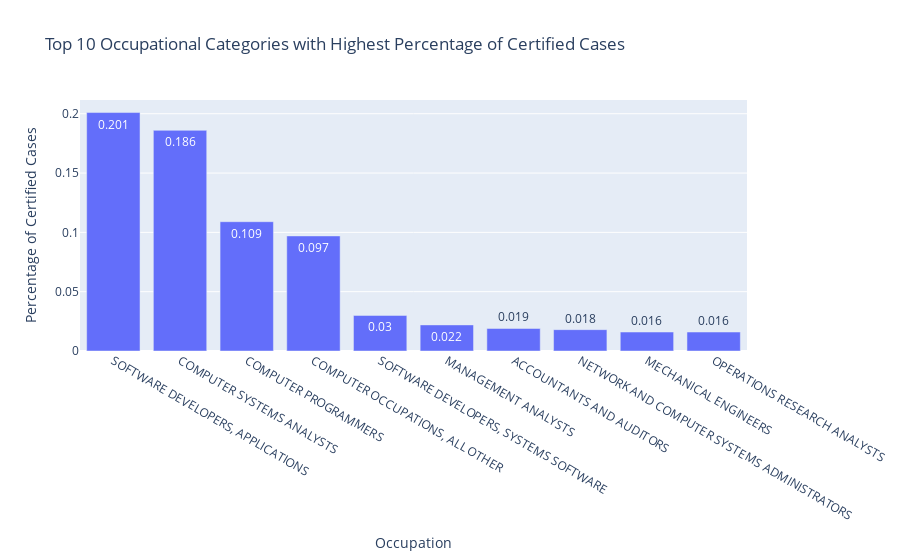

The code cell stored with this chart in its notebook:
### Markdown cell above
Visualization

### Code cell
x = df_soc['SOC_NAME']
y = df_soc['PERCENT']

# Use textposition='auto' for direct text
fig = go.Figure(data=[go.Bar(
            x=x, y=y,
            text=y,
            textposition='auto',
        )])

fig.layout.update(
    title="Top 10 Occupational Categories with Highest Percentage of Certified Cases",
    xaxis_title="Occupation",
    yaxis_title="Percentage of Certified Cases"
)

fig.show()

### Figure 1 — Plotly figure (JSON) as saved in the notebook; plotly's stock layout.template omitted (floating-point values rounded to 4 significant figures)
{"data": [{"text": [0.201, 0.186, 0.109, 0.097, 0.03, 0.022, 0.019, 0.018, 0.016, 0.016], "textposition": "auto", "type": "bar", "x": ["SOFTWARE DEVELOPERS, APPLICATIONS", "COMPUTER SYSTEMS ANALYSTS", "COMPUTER PROGRAMMERS", "COMPUTER OCCUPATIONS, ALL OTHER", "SOFTWARE DEVELOPERS, SYSTEMS SOFTWARE", "MANAGEMENT ANALYSTS", "ACCOUNTANTS AND AUDITORS", "NETWORK AND COMPUTER SYSTEMS ADMINISTRATORS", "MECHANICAL ENGINEERS", "OPERATIONS RESEARCH ANALYSTS"], "y": [0.201, 0.186, 0.109, 0.097, 0.03, 0.022, 0.019, 0.018, 0.016, 0.016]}], "layout": {"title": {"text": "Top 10 Occupational Categories with Highest Percentage of Certified Cases"}, "xaxis": {"title": {"text": "Occupation"}}, "yaxis": {"title": {"text": "Percentage of Certified Cases"}}}}
